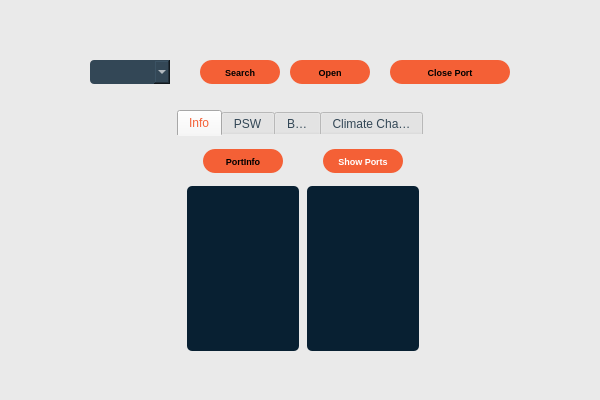
<?xml version="1.0" encoding="UTF-8"?>
<ui version="4.0">
 <class>MainWindow</class>
 <widget class="QMainWindow" name="MainWindow">
  <property name="geometry">
   <rect>
    <x>0</x>
    <y>0</y>
    <width>600</width>
    <height>400</height>
   </rect>
  </property>
  <property name="sizePolicy">
   <sizepolicy hsizetype="Fixed" vsizetype="Fixed">
    <horstretch>0</horstretch>
    <verstretch>0</verstretch>
   </sizepolicy>
  </property>
  <property name="minimumSize">
   <size>
    <width>600</width>
    <height>400</height>
   </size>
  </property>
  <property name="maximumSize">
   <size>
    <width>600</width>
    <height>400</height>
   </size>
  </property>
  <property name="windowTitle">
   <string>Serial Porter</string>
  </property>
  <property name="windowIcon">
   <iconset>
    <normaloff>../../../Downloads/data-transfer.png</normaloff>../../../Downloads/data-transfer.png</iconset>
  </property>
  <property name="styleSheet">
   <string notr="true"> background-color:#EAEAEA

</string>
  </property>
  <widget class="QWidget" name="centralwidget">
   <property name="sizePolicy">
    <sizepolicy hsizetype="Minimum" vsizetype="Minimum">
     <horstretch>0</horstretch>
     <verstretch>0</verstretch>
    </sizepolicy>
   </property>
   <property name="maximumSize">
    <size>
     <width>1677721</width>
     <height>1677721</height>
    </size>
   </property>
   <property name="styleSheet">
    <string notr="true">QTabBar::tab:hover{
border-top-color: #1D2A32;
border-color: #40494E;
color: black;
	background-color: qlineargradient(spread:repeat, x1:0, y1:0, x2:0.994909, y2:1, stop:0 rgba(244, 96, 54, 255), stop:1 rgba(255, 213, 201, 255));
}

QPushButton{
    background-color: #F46036;
    border-radius: 12px;
    border-color: beige;
    font: bold 9px;
	color: 'white';
    padding: 2px;	
	border-width: 2px;
}

QTextBrowser{
    background-color: #000000;
	color: #EAEAEA;
    border-radius: 5px;
    border-color: beige;
    font: bold 9px;
    padding: 0px;	
	border-width: 2px;
}


QLineEdit{
    background-color: #082032;
    border-radius: 5px; 
    border-color: beige;
    font: bold 9px;
    padding: 0px;	
	border-width: 2px;
	color: white;
}

QComboBox{
    background-color: 082032;
    border-radius: 0px; 
    border-color: beige;
    font: bold 9px;
  
}






QLabel{
    background-color: #082032;
    border-color: beige;
    border-radius: 5px; 
    font: bold 9px;

}

QTextEdit{
    background-color: #082032;
    border-radius: 5px; 
    border-color: beige;
    font: bold 9px;
    padding: 0px;	
	border-width: 2px;
}


QLCDNumber{
    background-color: #082032;
    border-radius: 5px; 
    border-color: beige;
    font: bold 9px;
    padding: 0px;	
	border-width: 2px;
	color : red;
}



</string>
   </property>
   <widget class="QPushButton" name="btnSearchPorts">
    <property name="geometry">
     <rect>
      <x>200</x>
      <y>60</y>
      <width>80</width>
      <height>24</height>
     </rect>
    </property>
    <property name="sizePolicy">
     <sizepolicy hsizetype="Fixed" vsizetype="Fixed">
      <horstretch>0</horstretch>
      <verstretch>0</verstretch>
     </sizepolicy>
    </property>
    <property name="font">
     <font>
      <pointsize>-1</pointsize>
      <weight>75</weight>
      <italic>false</italic>
      <bold>true</bold>
     </font>
    </property>
    <property name="focusPolicy">
     <enum>Qt::NoFocus</enum>
    </property>
    <property name="styleSheet">
     <string notr="true"/>
    </property>
    <property name="text">
     <string>Search</string>
    </property>
    <property name="iconSize">
     <size>
      <width>21</width>
      <height>20</height>
     </size>
    </property>
   </widget>
   <widget class="QComboBox" name="cmbPortList">
    <property name="geometry">
     <rect>
      <x>90</x>
      <y>60</y>
      <width>80</width>
      <height>24</height>
     </rect>
    </property>
    <property name="sizePolicy">
     <sizepolicy hsizetype="Fixed" vsizetype="Fixed">
      <horstretch>0</horstretch>
      <verstretch>0</verstretch>
     </sizepolicy>
    </property>
    <property name="contextMenuPolicy">
     <enum>Qt::NoContextMenu</enum>
    </property>
    <property name="styleSheet">
     <string notr="true">color: white;
border-radius: 4px;
background-color: #334756;</string>
    </property>
    <property name="currentText">
     <string/>
    </property>
    <property name="iconSize">
     <size>
      <width>16</width>
      <height>16</height>
     </size>
    </property>
    <property name="frame">
     <bool>false</bool>
    </property>
   </widget>
   <widget class="QPushButton" name="btnOpenPort">
    <property name="geometry">
     <rect>
      <x>290</x>
      <y>60</y>
      <width>80</width>
      <height>24</height>
     </rect>
    </property>
    <property name="sizePolicy">
     <sizepolicy hsizetype="Fixed" vsizetype="Fixed">
      <horstretch>0</horstretch>
      <verstretch>0</verstretch>
     </sizepolicy>
    </property>
    <property name="text">
     <string>Open</string>
    </property>
   </widget>
   <widget class="QPushButton" name="btnClose">
    <property name="geometry">
     <rect>
      <x>390</x>
      <y>60</y>
      <width>120</width>
      <height>24</height>
     </rect>
    </property>
    <property name="sizePolicy">
     <sizepolicy hsizetype="Fixed" vsizetype="Fixed">
      <horstretch>0</horstretch>
      <verstretch>0</verstretch>
     </sizepolicy>
    </property>
    <property name="text">
     <string>Close Port</string>
    </property>
   </widget>
   <widget class="QTabWidget" name="tabContainer">
    <property name="enabled">
     <bool>true</bool>
    </property>
    <property name="geometry">
     <rect>
      <x>177</x>
      <y>110</y>
      <width>246</width>
      <height>250</height>
     </rect>
    </property>
    <property name="focusPolicy">
     <enum>Qt::StrongFocus</enum>
    </property>
    <property name="layoutDirection">
     <enum>Qt::LeftToRight</enum>
    </property>
    <property name="autoFillBackground">
     <bool>false</bool>
    </property>
    <property name="styleSheet">
     <string notr="true">QTabWidget::pane {
	border-radius: 12px;
}
QTabBar {
	border: 0px outset #31363B;
	color: #334756;
}
QTabBar::tab:top:selected {
	color: #F46036;
} 
</string>
    </property>
    <property name="tabPosition">
     <enum>QTabWidget::North</enum>
    </property>
    <property name="tabShape">
     <enum>QTabWidget::Rounded</enum>
    </property>
    <property name="currentIndex">
     <number>0</number>
    </property>
    <property name="elideMode">
     <enum>Qt::ElideRight</enum>
    </property>
    <property name="usesScrollButtons">
     <bool>false</bool>
    </property>
    <property name="tabsClosable">
     <bool>false</bool>
    </property>
    <widget class="QWidget" name="tabOutputText">
     <property name="styleSheet">
      <string notr="true">border-radius: 12px;</string>
     </property>
     <attribute name="title">
      <string>Info</string>
     </attribute>
     <widget class="QTextBrowser" name="txtbxInfo">
      <property name="enabled">
       <bool>true</bool>
      </property>
      <property name="geometry">
       <rect>
        <x>10</x>
        <y>50</y>
        <width>112</width>
        <height>165</height>
       </rect>
      </property>
      <property name="minimumSize">
       <size>
        <width>0</width>
        <height>150</height>
       </size>
      </property>
      <property name="font">
       <font>
        <pointsize>-1</pointsize>
        <weight>75</weight>
        <italic>false</italic>
        <bold>true</bold>
       </font>
      </property>
      <property name="styleSheet">
       <string notr="true">background-color: #082032;
border-radius: 5px;</string>
      </property>
      <property name="lineWrapMode">
       <enum>QTextEdit::FixedPixelWidth</enum>
      </property>
      <property name="lineWrapColumnOrWidth">
       <number>98</number>
      </property>
      <property name="html">
       <string>&lt;!DOCTYPE HTML PUBLIC &quot;-//W3C//DTD HTML 4.0//EN&quot; &quot;http://www.w3.org/TR/REC-html40/strict.dtd&quot;&gt;
&lt;html&gt;&lt;head&gt;&lt;meta name=&quot;qrichtext&quot; content=&quot;1&quot; /&gt;&lt;style type=&quot;text/css&quot;&gt;
p, li { white-space: pre-wrap; }
&lt;/style&gt;&lt;/head&gt;&lt;body style=&quot; font-family:'MS Shell Dlg 2'; font-size:9px; font-weight:600; font-style:normal;&quot;&gt;
&lt;p align=&quot;center&quot; style=&quot;-qt-paragraph-type:empty; margin-top:0px; margin-bottom:0px; margin-left:0px; margin-right:0px; -qt-block-indent:0; text-indent:0px;&quot;&gt;&lt;br /&gt;&lt;/p&gt;&lt;/body&gt;&lt;/html&gt;</string>
      </property>
      <property name="tabStopWidth">
       <number>5</number>
      </property>
     </widget>
     <widget class="QPushButton" name="btnPortInfo">
      <property name="geometry">
       <rect>
        <x>26</x>
        <y>13</y>
        <width>80</width>
        <height>24</height>
       </rect>
      </property>
      <property name="text">
       <string>PortInfo</string>
      </property>
     </widget>
     <widget class="QPushButton" name="btnShowPorts">
      <property name="geometry">
       <rect>
        <x>146</x>
        <y>13</y>
        <width>80</width>
        <height>24</height>
       </rect>
      </property>
      <property name="palette">
       <palette>
        <active>
         <colorrole role="WindowText">
          <brush brushstyle="SolidPattern">
           <color alpha="255">
            <red>255</red>
            <green>255</green>
            <blue>255</blue>
           </color>
          </brush>
         </colorrole>
         <colorrole role="Button">
          <brush brushstyle="SolidPattern">
           <color alpha="255">
            <red>244</red>
            <green>96</green>
            <blue>54</blue>
           </color>
          </brush>
         </colorrole>
         <colorrole role="Text">
          <brush brushstyle="SolidPattern">
           <color alpha="255">
            <red>255</red>
            <green>255</green>
            <blue>255</blue>
           </color>
          </brush>
         </colorrole>
         <colorrole role="ButtonText">
          <brush brushstyle="SolidPattern">
           <color alpha="255">
            <red>255</red>
            <green>255</green>
            <blue>255</blue>
           </color>
          </brush>
         </colorrole>
         <colorrole role="Base">
          <brush brushstyle="SolidPattern">
           <color alpha="255">
            <red>244</red>
            <green>96</green>
            <blue>54</blue>
           </color>
          </brush>
         </colorrole>
         <colorrole role="Window">
          <brush brushstyle="SolidPattern">
           <color alpha="255">
            <red>244</red>
            <green>96</green>
            <blue>54</blue>
           </color>
          </brush>
         </colorrole>
        </active>
        <inactive>
         <colorrole role="WindowText">
          <brush brushstyle="SolidPattern">
           <color alpha="255">
            <red>255</red>
            <green>255</green>
            <blue>255</blue>
           </color>
          </brush>
         </colorrole>
         <colorrole role="Button">
          <brush brushstyle="SolidPattern">
           <color alpha="255">
            <red>244</red>
            <green>96</green>
            <blue>54</blue>
           </color>
          </brush>
         </colorrole>
         <colorrole role="Text">
          <brush brushstyle="SolidPattern">
           <color alpha="255">
            <red>255</red>
            <green>255</green>
            <blue>255</blue>
           </color>
          </brush>
         </colorrole>
         <colorrole role="ButtonText">
          <brush brushstyle="SolidPattern">
           <color alpha="255">
            <red>255</red>
            <green>255</green>
            <blue>255</blue>
           </color>
          </brush>
         </colorrole>
         <colorrole role="Base">
          <brush brushstyle="SolidPattern">
           <color alpha="255">
            <red>244</red>
            <green>96</green>
            <blue>54</blue>
           </color>
          </brush>
         </colorrole>
         <colorrole role="Window">
          <brush brushstyle="SolidPattern">
           <color alpha="255">
            <red>244</red>
            <green>96</green>
            <blue>54</blue>
           </color>
          </brush>
         </colorrole>
        </inactive>
        <disabled>
         <colorrole role="WindowText">
          <brush brushstyle="SolidPattern">
           <color alpha="255">
            <red>255</red>
            <green>255</green>
            <blue>255</blue>
           </color>
          </brush>
         </colorrole>
         <colorrole role="Button">
          <brush brushstyle="SolidPattern">
           <color alpha="255">
            <red>244</red>
            <green>96</green>
            <blue>54</blue>
           </color>
          </brush>
         </colorrole>
         <colorrole role="Text">
          <brush brushstyle="SolidPattern">
           <color alpha="255">
            <red>255</red>
            <green>255</green>
            <blue>255</blue>
           </color>
          </brush>
         </colorrole>
         <colorrole role="ButtonText">
          <brush brushstyle="SolidPattern">
           <color alpha="255">
            <red>255</red>
            <green>255</green>
            <blue>255</blue>
           </color>
          </brush>
         </colorrole>
         <colorrole role="Base">
          <brush brushstyle="SolidPattern">
           <color alpha="255">
            <red>244</red>
            <green>96</green>
            <blue>54</blue>
           </color>
          </brush>
         </colorrole>
         <colorrole role="Window">
          <brush brushstyle="SolidPattern">
           <color alpha="255">
            <red>244</red>
            <green>96</green>
            <blue>54</blue>
           </color>
          </brush>
         </colorrole>
        </disabled>
       </palette>
      </property>
      <property name="styleSheet">
       <string notr="true"/>
      </property>
      <property name="text">
       <string>Show Ports</string>
      </property>
     </widget>
     <widget class="QTextBrowser" name="txtbxShowPorts">
      <property name="enabled">
       <bool>true</bool>
      </property>
      <property name="geometry">
       <rect>
        <x>130</x>
        <y>50</y>
        <width>112</width>
        <height>165</height>
       </rect>
      </property>
      <property name="minimumSize">
       <size>
        <width>0</width>
        <height>150</height>
       </size>
      </property>
      <property name="styleSheet">
       <string notr="true">background-color: #082032;
border-radius: 5px;</string>
      </property>
      <property name="lineWrapMode">
       <enum>QTextEdit::NoWrap</enum>
      </property>
     </widget>
    </widget>
    <widget class="QWidget" name="tabPSW">
     <property name="styleSheet">
      <string notr="true">border-radius: 12px;</string>
     </property>
     <attribute name="title">
      <string>PSW</string>
     </attribute>
     <widget class="QPushButton" name="btnSetPSWVoltage">
      <property name="geometry">
       <rect>
        <x>39</x>
        <y>90</y>
        <width>80</width>
        <height>24</height>
       </rect>
      </property>
      <property name="text">
       <string>Set Voltage</string>
      </property>
     </widget>
     <widget class="QLineEdit" name="lneditPSWVoltage">
      <property name="geometry">
       <rect>
        <x>130</x>
        <y>90</y>
        <width>80</width>
        <height>24</height>
       </rect>
      </property>
      <property name="alignment">
       <set>Qt::AlignCenter</set>
      </property>
     </widget>
     <widget class="QPushButton" name="btnReadPSWVoltage">
      <property name="geometry">
       <rect>
        <x>39</x>
        <y>130</y>
        <width>80</width>
        <height>24</height>
       </rect>
      </property>
      <property name="text">
       <string>Read Voltage</string>
      </property>
     </widget>
     <widget class="QLCDNumber" name="lcdNumber">
      <property name="geometry">
       <rect>
        <x>130</x>
        <y>130</y>
        <width>80</width>
        <height>24</height>
       </rect>
      </property>
      <property name="layoutDirection">
       <enum>Qt::LeftToRight</enum>
      </property>
      <property name="styleSheet">
       <string notr="true"/>
      </property>
     </widget>
     <widget class="QPushButton" name="btnReadPSWCurrent">
      <property name="geometry">
       <rect>
        <x>39</x>
        <y>170</y>
        <width>80</width>
        <height>24</height>
       </rect>
      </property>
      <property name="text">
       <string>Read Current</string>
      </property>
     </widget>
     <widget class="QLCDNumber" name="lcdReadCurrent">
      <property name="geometry">
       <rect>
        <x>130</x>
        <y>170</y>
        <width>80</width>
        <height>24</height>
       </rect>
      </property>
      <property name="layoutDirection">
       <enum>Qt::LeftToRight</enum>
      </property>
      <property name="styleSheet">
       <string notr="true"/>
      </property>
     </widget>
     <widget class="QTextBrowser" name="txtbrwPSWInfo">
      <property name="geometry">
       <rect>
        <x>3</x>
        <y>40</y>
        <width>240</width>
        <height>30</height>
       </rect>
      </property>
      <property name="verticalScrollBarPolicy">
       <enum>Qt::ScrollBarAlwaysOff</enum>
      </property>
      <property name="horizontalScrollBarPolicy">
       <enum>Qt::ScrollBarAlwaysOff</enum>
      </property>
      <property name="placeholderText">
       <string/>
      </property>
     </widget>
     <widget class="QPushButton" name="btnPSWInfo">
      <property name="geometry">
       <rect>
        <x>83</x>
        <y>10</y>
        <width>80</width>
        <height>24</height>
       </rect>
      </property>
      <property name="styleSheet">
       <string notr="true">border-radius: 12px;</string>
      </property>
      <property name="text">
       <string>Device Info</string>
      </property>
     </widget>
    </widget>
    <widget class="QWidget" name="Brake">
     <property name="styleSheet">
      <string notr="true">border-radius: 12px;</string>
     </property>
     <attribute name="title">
      <string>Brake</string>
     </attribute>
     <widget class="QPushButton" name="btnSetOpenLoopTrq">
      <property name="geometry">
       <rect>
        <x>39</x>
        <y>90</y>
        <width>80</width>
        <height>24</height>
       </rect>
      </property>
      <property name="text">
       <string>Set Torque</string>
      </property>
     </widget>
     <widget class="QPushButton" name="btnReadBrakeSpeed">
      <property name="geometry">
       <rect>
        <x>39</x>
        <y>130</y>
        <width>80</width>
        <height>24</height>
       </rect>
      </property>
      <property name="text">
       <string>Read Speed</string>
      </property>
     </widget>
     <widget class="QLineEdit" name="lneditOpenLoopTrq">
      <property name="geometry">
       <rect>
        <x>130</x>
        <y>90</y>
        <width>80</width>
        <height>24</height>
       </rect>
      </property>
      <property name="styleSheet">
       <string notr="true">color: 'white';</string>
      </property>
      <property name="alignment">
       <set>Qt::AlignCenter</set>
      </property>
      <property name="placeholderText">
       <string/>
      </property>
     </widget>
     <widget class="QTextBrowser" name="txtbrwReadSpeed">
      <property name="geometry">
       <rect>
        <x>130</x>
        <y>130</y>
        <width>80</width>
        <height>24</height>
       </rect>
      </property>
      <property name="styleSheet">
       <string notr="true">color: 'white';</string>
      </property>
      <property name="verticalScrollBarPolicy">
       <enum>Qt::ScrollBarAlwaysOff</enum>
      </property>
      <property name="horizontalScrollBarPolicy">
       <enum>Qt::ScrollBarAlwaysOff</enum>
      </property>
     </widget>
     <widget class="QTextBrowser" name="txtbrwBrakeInfo">
      <property name="geometry">
       <rect>
        <x>3</x>
        <y>40</y>
        <width>240</width>
        <height>30</height>
       </rect>
      </property>
      <property name="layoutDirection">
       <enum>Qt::LeftToRight</enum>
      </property>
      <property name="frameShadow">
       <enum>QFrame::Raised</enum>
      </property>
      <property name="verticalScrollBarPolicy">
       <enum>Qt::ScrollBarAlwaysOff</enum>
      </property>
      <property name="horizontalScrollBarPolicy">
       <enum>Qt::ScrollBarAlwaysOff</enum>
      </property>
      <property name="placeholderText">
       <string/>
      </property>
     </widget>
     <widget class="QPushButton" name="btnResetBrake">
      <property name="geometry">
       <rect>
        <x>39</x>
        <y>170</y>
        <width>171</width>
        <height>24</height>
       </rect>
      </property>
      <property name="text">
       <string>Reset Brake</string>
      </property>
     </widget>
     <widget class="QPushButton" name="btnBrakeInfo">
      <property name="geometry">
       <rect>
        <x>83</x>
        <y>10</y>
        <width>80</width>
        <height>24</height>
       </rect>
      </property>
      <property name="styleSheet">
       <string notr="true"/>
      </property>
      <property name="text">
       <string>Device Info</string>
      </property>
     </widget>
    </widget>
    <widget class="QWidget" name="Climate">
     <property name="styleSheet">
      <string notr="true">border-radius: 12px;</string>
     </property>
     <attribute name="title">
      <string>Climate Chamber</string>
     </attribute>
     <widget class="QTextBrowser" name="txtbrwClimateInfo">
      <property name="geometry">
       <rect>
        <x>3</x>
        <y>40</y>
        <width>240</width>
        <height>30</height>
       </rect>
      </property>
      <property name="verticalScrollBarPolicy">
       <enum>Qt::ScrollBarAlwaysOff</enum>
      </property>
      <property name="horizontalScrollBarPolicy">
       <enum>Qt::ScrollBarAlwaysOff</enum>
      </property>
      <property name="placeholderText">
       <string/>
      </property>
     </widget>
     <widget class="QPushButton" name="btnReadTemp">
      <property name="geometry">
       <rect>
        <x>39</x>
        <y>130</y>
        <width>80</width>
        <height>24</height>
       </rect>
      </property>
      <property name="text">
       <string>Read Temp</string>
      </property>
     </widget>
     <widget class="QLCDNumber" name="lcdClimateRead">
      <property name="geometry">
       <rect>
        <x>130</x>
        <y>130</y>
        <width>80</width>
        <height>24</height>
       </rect>
      </property>
      <property name="layoutDirection">
       <enum>Qt::LeftToRight</enum>
      </property>
      <property name="styleSheet">
       <string notr="true"/>
      </property>
     </widget>
     <widget class="QPushButton" name="btnSetTemp">
      <property name="geometry">
       <rect>
        <x>39</x>
        <y>90</y>
        <width>80</width>
        <height>24</height>
       </rect>
      </property>
      <property name="text">
       <string>Set Temp</string>
      </property>
     </widget>
     <widget class="QLineEdit" name="lneditTemp">
      <property name="geometry">
       <rect>
        <x>130</x>
        <y>90</y>
        <width>80</width>
        <height>24</height>
       </rect>
      </property>
      <property name="alignment">
       <set>Qt::AlignCenter</set>
      </property>
     </widget>
     <widget class="QPushButton" name="btnClimateInfo">
      <property name="geometry">
       <rect>
        <x>83</x>
        <y>10</y>
        <width>80</width>
        <height>24</height>
       </rect>
      </property>
      <property name="text">
       <string>Device Info</string>
      </property>
     </widget>
     <widget class="QLCDNumber" name="lcdClimateReadTrg">
      <property name="geometry">
       <rect>
        <x>130</x>
        <y>170</y>
        <width>80</width>
        <height>24</height>
       </rect>
      </property>
      <property name="layoutDirection">
       <enum>Qt::LeftToRight</enum>
      </property>
      <property name="styleSheet">
       <string notr="true"/>
      </property>
     </widget>
     <widget class="QPushButton" name="btnReadTrgTmp">
      <property name="geometry">
       <rect>
        <x>39</x>
        <y>170</y>
        <width>80</width>
        <height>24</height>
       </rect>
      </property>
      <property name="text">
       <string>Read Target</string>
      </property>
     </widget>
    </widget>
   </widget>
   <zorder>tabContainer</zorder>
   <zorder>btnSearchPorts</zorder>
   <zorder>cmbPortList</zorder>
   <zorder>btnOpenPort</zorder>
   <zorder>btnClose</zorder>
  </widget>
  <widget class="QStatusBar" name="statusbar"/>
  <action name="actionBlack">
   <property name="text">
    <string>Black</string>
   </property>
  </action>
  <action name="actionWhite">
   <property name="text">
    <string>White</string>
   </property>
  </action>
  <action name="actionRed">
   <property name="text">
    <string>Red</string>
   </property>
  </action>
  <action name="actionBlue">
   <property name="text">
    <string>Blue</string>
   </property>
  </action>
  <action name="actionGreen">
   <property name="text">
    <string>Green</string>
   </property>
  </action>
 </widget>
 <resources>
  <include location="../tool/SADFA.qrc"/>
 </resources>
 <connections/>
</ui>
